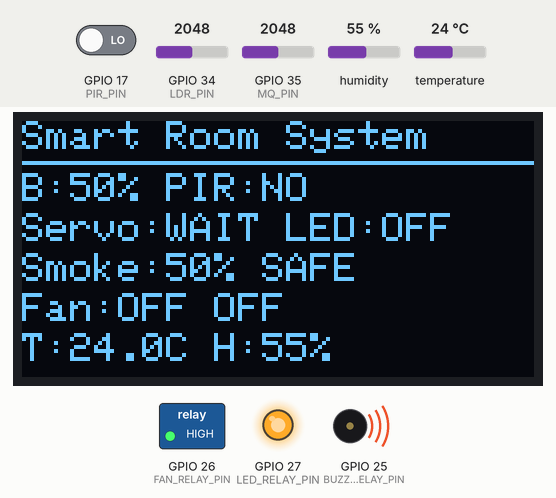
Recording of a sketch running on a simulated ESP32. Parts: 128×64 one-colour display, switched loads named in the sketch (green lamp = pin HIGH), output pins drawn as LEDs (lit = HIGH), buzzer (waves = sounding, pin HIGH). Inputs (shaded band) come from the test bench; at power-on: temperature 24 °C, GPIO 35 (MQ_PIN) = 2048, GPIO 34 (LDR_PIN) = 2048, GPIO 17 (PIR_PIN) LOW, humidity 55 % (analog values on the 0–4095 scale). WiFi joins after 1.5 s; servers stay silent unless stated; what the sketch prints to the serial monitor is not drawn.

Above: at 3.2 s.
3.3 s: temperature set to 38 °C
At 5.2 s:
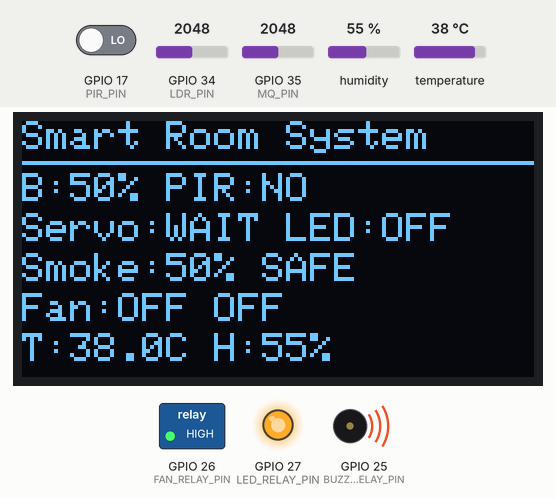
5.6 s: temperature set to 41 °C
At 7.4 s:
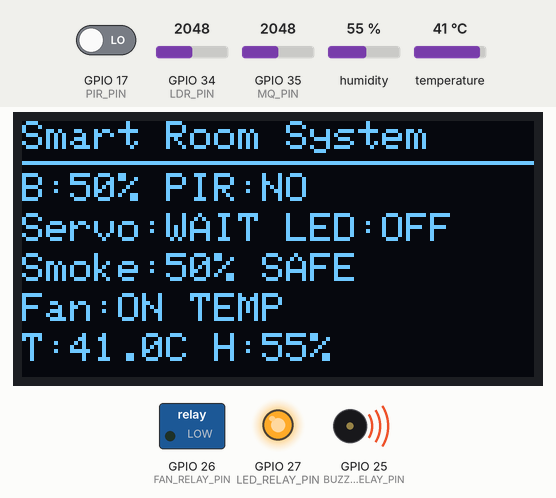
7.7 s: GPIO 35 (MQ_PIN) set to 2400
9.5 s: GPIO 35 (MQ_PIN) set to 2508
At 10.4 s:
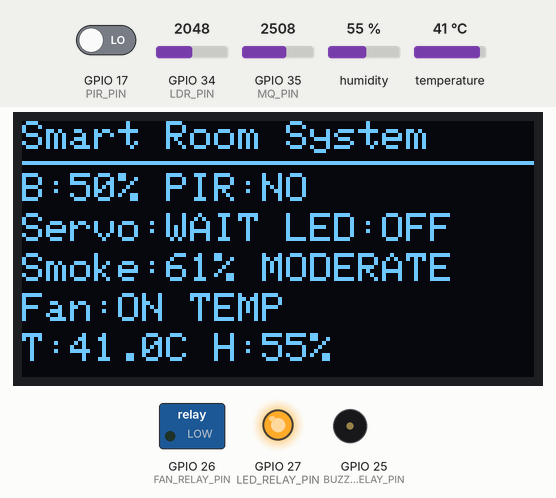
11.2 s: GPIO 34 (LDR_PIN) set to 2838
At 12.0 s:
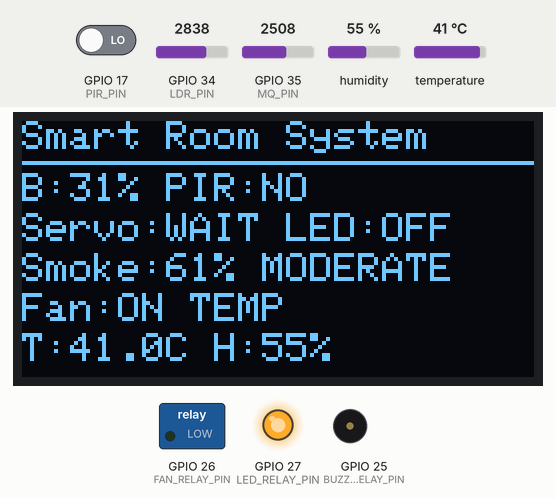
12.9 s: GPIO 34 (LDR_PIN) set to 2941
At 14.1 s:
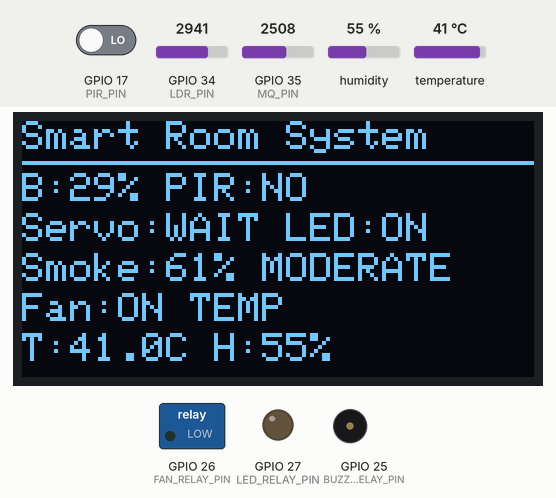
Timing chart, 0 to 15.7 s (numbered marks = the images above; inputs shaded):
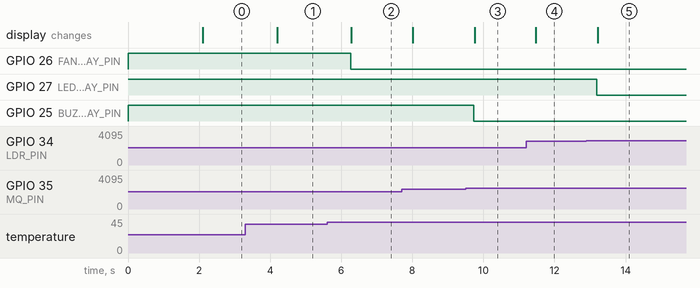

Measured:
- the behaviour switches between 39 and 40 °C on temperature (found by bisection; images 1 and 2)
- the behaviour switches between 2456 and 2457 on GPIO 35 (MQ_PIN) (found by bisection; images 2 and 3)
- the behaviour switches between 2907 and 2908 on GPIO 34 (LDR_PIN) (found by bisection; images 4 and 5)
- after the input at 3.3 s, the display: changes after 0.90 s (image 1)
- after the input at 5.6 s, GPIO 26 (FAN_RELAY_PIN): HIGH → LOW after 0.66 s; the display: changes after 0.69 s (image 2)
- after the input at 9.5 s, GPIO 25 (BUZZER_RELAY_PIN): HIGH → LOW after 0.23 s; the display: changes after 0.26 s (image 3)
- after the input at 11.2 s, the display: changes after 0.27 s (image 4)
- after the input at 12.9 s, GPIO 27 (LED_RELAY_PIN): HIGH → LOW after 0.29 s; the display: changes after 0.32 s (image 5)

The sketch:

SmartLightingSystem.ino
```cpp
/*************************************************************
  BLYNK SETTINGS
*************************************************************/
#define BLYNK_TEMPLATE_ID   "TMPL6uf9E0kmK"
#define BLYNK_TEMPLATE_NAME "Smart Room System"
#define BLYNK_AUTH_TOKEN    "QNUGwVi35fPH5frUQGR0xW569otnxc5y"

#define BLYNK_PRINT Serial

#include <WiFi.h>
#include <BlynkSimpleEsp32.h>

#include <Wire.h>
#include <Adafruit_GFX.h>
#include <Adafruit_SSD1306.h>
#include <DHT.h>
#include <ESP32Servo.h>

/*************************************************************
  WIFI SETTINGS
*************************************************************/
char ssid[] = "jed";
char pass[] = "YOUR_WIFI_PASSWORD";   // <-- put your WiFi password here

BlynkTimer timer;

// ================= OLED PINS =================
#define OLED_SDA 21
#define OLED_SCL 22

// ================= OLED SETTINGS =================
#define SCREEN_WIDTH 128
#define SCREEN_HEIGHT 64
#define OLED_RESET -1
#define OLED_ADDRESS 0x3C

Adafruit_SSD1306 display(SCREEN_WIDTH, SCREEN_HEIGHT, &Wire, OLED_RESET);
bool oledOK = false;

// ================= SENSOR PINS =================
#define PIR_PIN 17
#define DHT_PIN 19
#define LDR_PIN 34
#define MQ_PIN  35

// ================= RELAY OUTPUT PINS =================
#define FAN_RELAY_PIN    26
#define BUZZER_RELAY_PIN 25
#define LED_RELAY_PIN    27

// ================= SERVO PIN =================
#define SERVO_PIN 16
Servo myservo;

// ================= DHT SETTINGS =================
#define DHT_TYPE DHT11
DHT dht(DHT_PIN, DHT_TYPE);

// ================= LDR SETTINGS =================
int darkThresholdPercent = 30;
// Your LDR showed 4095 when dark, so false is correct
bool brightValueIsHigh = false;

// ================= PIR SETTINGS =================
// PIR OUT goes HIGH when motion is detected
bool pirActiveHigh = true;

// ================= SERVO SETTINGS =================
int servoClosedAngle = 0;
int servoOpenAngle   = 90;     // change to 180 if your door needs a wider swing

// After motion stops, wait this long before closing the servo
unsigned long servoCloseDelay = 3000;   // ms
unsigned long noMotionStartTime = 0;

// Startup protection: do not attach/move servo until first motion
bool servoAttached       = false;
bool servoIsOpen         = false;
bool noMotionTimerStarted = false;

// ================= SMOKE SETTINGS =================
int safeLimit   = 60;   // below 60%      = SAFE  (buzzer turns on at/above this)
int dangerLimit = 80;   // 60% to 79%     = MODERATE
                        // 80% and above  = DANGER (fan trigger)

// ================= TEMPERATURE FAN SETTINGS =================
float fanTemperatureLimit = 40.0;   // Fan ON when temperature >= 40C

// ================= RELAY SETTINGS =================
// CW-020 relay modules are usually active LOW (LOW = ON, HIGH = OFF)
bool activeLowLEDRelay    = true;
bool activeLowBuzzerRelay = true;
bool activeLowFanRelay    = true;

// ================= SENSOR VALUES =================
int ldrRaw = 0;
int brightnessPercent = 0;
bool isDark = false;

int pirValue = 0;
bool personDetected = false;
String pirStatus = "NO";

String servoStatus = "WAIT";   // WAIT until first motion (startup protection)
String ledRelayStatus = "OFF";

int mqRaw = 0;
int smokePercent = 0;
String airStatus = "SAFE";

String fanRelayStatus = "OFF";
String buzzerRelayStatus = "OFF";
String fanReason = "OFF";      // OFF / SMOKE / TEMP / SMOKE+TEMP

float temperature = 0;
float humidity = 0;
bool dhtOK = false;

unsigned long lastDHTRead = 0;
unsigned long dhtInterval = 2000;

// ================= BLYNK TIMING =================
unsigned long lastBlynkConnectAttempt = 0;
unsigned long blynkConnectInterval = 10000;

/*************************************************************
  SETUP
*************************************************************/
void setup() {
  Serial.begin(115200);

  // INPUT_PULLDOWN keeps the PIR pin from floating when idle
  pinMode(PIR_PIN, INPUT_PULLDOWN);

  pinMode(LED_RELAY_PIN, OUTPUT);
  pinMode(BUZZER_RELAY_PIN, OUTPUT);
  pinMode(FAN_RELAY_PIN, OUTPUT);

  // Start all relays OFF
  setLEDRelay(false);
  setBuzzerRelay(false);
  setFanRelay(false);

  analogReadResolution(12);

  dht.begin();

  // NOTE: Servo is intentionally NOT attached here.
  // It attaches on the first motion event so it does not
  // twitch during power-up.

  // Start OLED
  Wire.begin(OLED_SDA, OLED_SCL);

  if (display.begin(SSD1306_SWITCHCAPVCC, OLED_ADDRESS)) {
    oledOK = true;

    display.clearDisplay();
    display.setTextColor(SSD1306_WHITE);
    display.setTextSize(1);

    display.setCursor(0, 0);
    display.println("Smart Room System");
    display.println("Starting...");
    display.display();

    Serial.println("OLED detected.");
  } else {
    oledOK = false;
    Serial.println("OLED not detected. System continues without OLED.");
  }

  // Start WiFi and Blynk (non-blocking)
  WiFi.mode(WIFI_STA);
  WiFi.begin(ssid, pass);
  Blynk.config(BLYNK_AUTH_TOKEN);

  // Push data to Blynk every 1 second
  timer.setInterval(1000L, sendToBlynk);

  delay(2000);

  Serial.println("System Started");
}

/*************************************************************
  LOOP
*************************************************************/
void loop() {
  handleBlynkConnection();

  if (Blynk.connected()) {
    Blynk.run();
  }

  timer.run();

  readLDR();
  readPIRAndControlServo();
  controlLEDRelay();
  readMQAndControlSmokeSystem();
  readDHT();
  controlFanBySmokeOrTemperature();

  if (oledOK == true) {
    showOLED();
  }

  printSerialMonitor();

  delay(300);
}

/*************************************************************
  SENSOR AND CONTROL FUNCTIONS
*************************************************************/

void readLDR() {
  ldrRaw = analogRead(LDR_PIN);

  if (brightValueIsHigh == true) {
    brightnessPercent = map(ldrRaw, 0, 4095, 0, 100);
  } else {
    brightnessPercent = map(ldrRaw, 0, 4095, 100, 0);
  }

  brightnessPercent = constrain(brightnessPercent, 0, 100);
  isDark = brightnessPercent < darkThresholdPercent;
}

void readPIRAndControlServo() {
  pirValue = digitalRead(PIR_PIN);

  if (pirActiveHigh == true) {
    personDetected = (pirValue == HIGH);
  } else {
    personDetected = (pirValue == LOW);
  }

  pirStatus = personDetected ? "YES" : "NO";

  // Presence-based behavior:
  //  - motion present  -> attach (first time) and open, keep open
  //  - motion gone      -> after servoCloseDelay, close
  if (personDetected == true) {
    noMotionTimerStarted = false;

    if (servoAttached == false) {
      myservo.setPeriodHertz(50);
      myservo.attach(SERVO_PIN, 500, 2400);
      servoAttached = true;
    }

    if (servoIsOpen == false) {
      myservo.write(servoOpenAngle);
      servoIsOpen = true;
    }
  } else {
    if (servoIsOpen == true) {
      if (noMotionTimerStarted == false) {
        noMotionStartTime = millis();
        noMotionTimerStarted = true;
      }

      if (millis() - noMotionStartTime >= servoCloseDelay) {
        myservo.write(servoClosedAngle);
        servoIsOpen = false;
        noMotionTimerStarted = false;
      }
    }
  }

  if (servoAttached == false) {
    servoStatus = "WAIT";
  } else {
    servoStatus = servoIsOpen ? String(servoOpenAngle) : String(servoClosedAngle);
  }
}

void controlLEDRelay() {
  // LED relay ON when the room is dark
  if (isDark) {
    setLEDRelay(true);
    ledRelayStatus = "ON";
  } else {
    setLEDRelay(false);
    ledRelayStatus = "OFF";
  }
}

void readMQAndControlSmokeSystem() {
  mqRaw = analogRead(MQ_PIN);

  smokePercent = map(mqRaw, 0, 4095, 0, 100);
  smokePercent = constrain(smokePercent, 0, 100);

  if (smokePercent < safeLimit) {
    airStatus = "SAFE";
  } else if (smokePercent < dangerLimit) {
    airStatus = "MODERATE";
  } else {
    airStatus = "DANGER";
  }

  // Buzzer ON as soon as smoke leaves the SAFE band
  bool smokeDetected = smokePercent >= safeLimit;
  setBuzzerRelay(smokeDetected);
  buzzerRelayStatus = smokeDetected ? "ON" : "OFF";
}

void readDHT() {
  if (millis() - lastDHTRead >= dhtInterval) {
    lastDHTRead = millis();

    temperature = dht.readTemperature();
    humidity = dht.readHumidity();

    if (isnan(temperature) || isnan(humidity)) {
      dhtOK = false;
      Serial.println("Failed to read from DHT sensor!");
    } else {
      dhtOK = true;
    }
  }
}

void controlFanBySmokeOrTemperature() {
  bool smokeDangerDetected     = smokePercent >= dangerLimit;
  bool highTemperatureDetected = (dhtOK == true && temperature >= fanTemperatureLimit);

  bool fanShouldTurnOn = smokeDangerDetected || highTemperatureDetected;

  setFanRelay(fanShouldTurnOn);
  fanRelayStatus = fanShouldTurnOn ? "ON" : "OFF";

  if (smokeDangerDetected && highTemperatureDetected) {
    fanReason = "SMOKE+TEMP";
  } else if (smokeDangerDetected) {
    fanReason = "SMOKE";
  } else if (highTemperatureDetected) {
    fanReason = "TEMP";
  } else {
    fanReason = "OFF";
  }
}

/*************************************************************
  BLYNK FUNCTIONS
*************************************************************/

void handleBlynkConnection() {
  if (WiFi.status() == WL_CONNECTED && !Blynk.connected()) {
    if (millis() - lastBlynkConnectAttempt >= blynkConnectInterval) {
      lastBlynkConnectAttempt = millis();
      Serial.println("Trying to connect to Blynk...");
      Blynk.connect(3000);
    }
  }
}

void sendToBlynk() {
  if (!Blynk.connected()) {
    return;
  }

  Blynk.virtualWrite(V0, brightnessPercent);
  Blynk.virtualWrite(V1, pirStatus);
  Blynk.virtualWrite(V2, servoStatus);
  Blynk.virtualWrite(V3, ledRelayStatus);
  Blynk.virtualWrite(V4, smokePercent);
  Blynk.virtualWrite(V5, airStatus);
  Blynk.virtualWrite(V6, fanRelayStatus);
  Blynk.virtualWrite(V7, buzzerRelayStatus);

  if (dhtOK == true) {
    Blynk.virtualWrite(V8, temperature);
    Blynk.virtualWrite(V9, humidity);
  }

  // New: fan reason (add a V10 datastream in Blynk if you want this on the dashboard)
  Blynk.virtualWrite(V10, fanReason);
}

/*************************************************************
  RELAY CONTROL FUNCTIONS
*************************************************************/

void setLEDRelay(bool state) {
  if (activeLowLEDRelay == true) {
    digitalWrite(LED_RELAY_PIN, state ? LOW : HIGH);
  } else {
    digitalWrite(LED_RELAY_PIN, state ? HIGH : LOW);
  }
}

void setBuzzerRelay(bool state) {
  if (activeLowBuzzerRelay == true) {
    digitalWrite(BUZZER_RELAY_PIN, state ? LOW : HIGH);
  } else {
    digitalWrite(BUZZER_RELAY_PIN, state ? HIGH : LOW);
  }
}

void setFanRelay(bool state) {
  if (activeLowFanRelay == true) {
    digitalWrite(FAN_RELAY_PIN, state ? LOW : HIGH);
  } else {
    digitalWrite(FAN_RELAY_PIN, state ? HIGH : LOW);
  }
}

/*************************************************************
  OLED DISPLAY FUNCTION
*************************************************************/

void showOLED() {
  display.clearDisplay();

  display.setTextSize(1);
  display.setCursor(0, 0);
  display.println("Smart Room System");

  display.drawLine(0, 10, 127, 10, SSD1306_WHITE);

  display.setCursor(0, 13);
  display.print("B:");
  display.print(brightnessPercent);
  display.print("% PIR:");
  display.println(pirStatus);

  display.setCursor(0, 23);
  display.print("Servo:");
  display.print(servoStatus);
  display.print(" LED:");
  display.println(ledRelayStatus);

  display.setCursor(0, 33);
  display.print("Smoke:");
  display.print(smokePercent);
  display.print("% ");
  display.println(airStatus);

  display.setCursor(0, 43);
  display.print("Fan:");
  display.print(fanRelayStatus);
  display.print(" ");
  display.println(fanReason);

  display.setCursor(0, 53);
  if (dhtOK == true) {
    display.print("T:");
    display.print(temperature, 1);
    display.print("C H:");
    display.print(humidity, 0);
    display.print("%");
  } else {
    display.print("DHT Error");
  }

  display.display();
}

/*************************************************************
  SERIAL MONITOR FUNCTION
*************************************************************/

void printSerialMonitor() {
  Serial.print("WiFi: ");
  Serial.print(WiFi.status() == WL_CONNECTED ? "CONNECTED" : "DISCONNECTED");

  Serial.print(" | Blynk: ");
  Serial.print(Blynk.connected() ? "CONNECTED" : "DISCONNECTED");

  Serial.print(" | LDR Raw: ");
  Serial.print(ldrRaw);

  Serial.print(" | Brightness: ");
  Serial.print(brightnessPercent);
  Serial.print("%");

  Serial.print(" | PIR: ");
  Serial.print(pirStatus);

  Serial.print(" | Servo: ");
  Serial.print(servoStatus);

  Serial.print(" | LED Relay: ");
  Serial.print(ledRelayStatus);

  Serial.print(" | MQ Raw: ");
  Serial.print(mqRaw);

  Serial.print(" | Smoke: ");
  Serial.print(smokePercent);
  Serial.print("%");

  Serial.print(" | Air: ");
  Serial.print(airStatus);

  Serial.print(" | Fan Relay: ");
  Serial.print(fanRelayStatus);

  Serial.print(" | Fan Reason: ");
  Serial.print(fanReason);

  Serial.print(" | Buzzer Relay: ");
  Serial.print(buzzerRelayStatus);

  if (dhtOK == true) {
    Serial.print(" | Temp: ");
    Serial.print(temperature);
    Serial.print(" C");

    Serial.print(" | Humidity: ");
    Serial.print(humidity);
    Serial.print("%");
  } else {
    Serial.print(" | DHT: ERROR");
  }

  Serial.println();
  Serial.println("--------------------------------");
}
```
